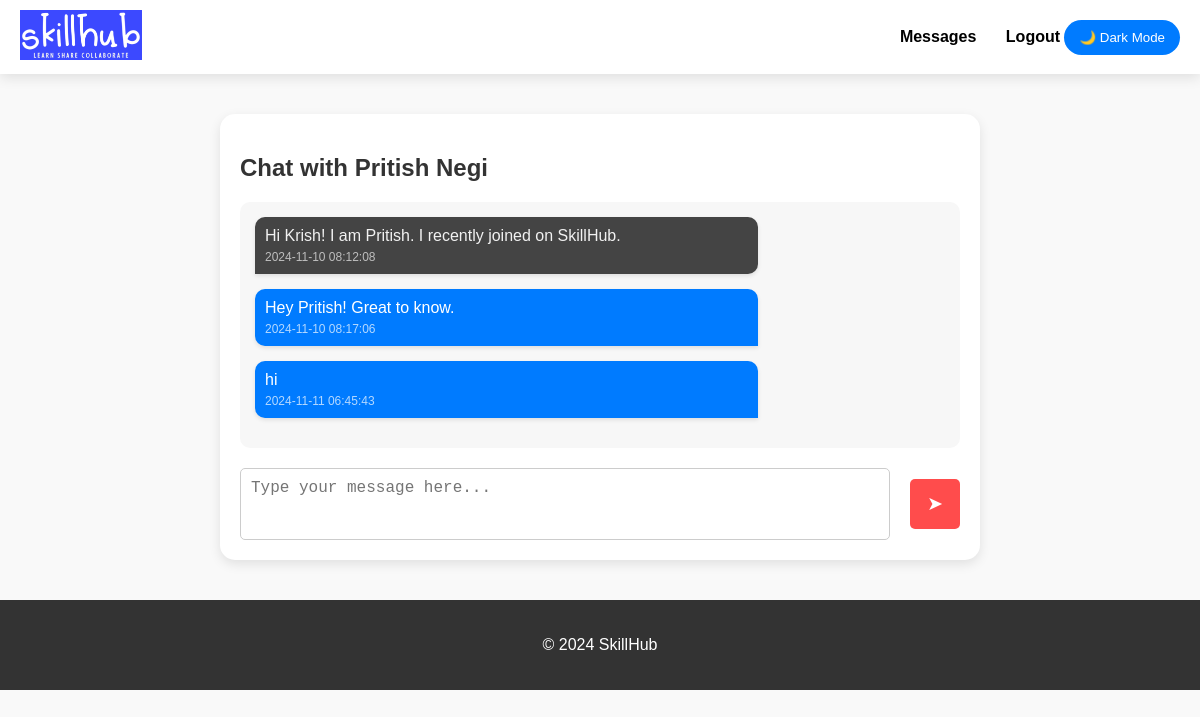
/chat.php?connection_id=14&name=Pritish+Negi (signed in), run on the app's committed database.
### tables this page shows
CREATE TABLE `messages` (
  `message_id` int(11) NOT NULL,
  `sender_id` int(11) DEFAULT NULL,
  `receiver_id` int(11) DEFAULT NULL,
  `content` text NOT NULL,
  `sent_at` timestamp NOT NULL DEFAULT current_timestamp()
);

### chat.php (the view, shortened to what this page needs)
<?php
include 'db.php';
$user_id = $_SESSION['user'] ?? null;
$connection_id = $_GET['connection_id'] ?? null;
$connection_name = $_GET['name'] ?? 'Contact';
$messages = [];
$sql = "SELECT sender_id, content, sent_at
        FROM messages
        WHERE (sender_id = ? AND receiver_id = ?) OR (sender_id = ? AND receiver_id = ?)
        ORDER BY sent_at ASC";
$stmt = $conn->prepare($sql);
$stmt->bind_param("iiii", $user_id, $connection_id, $connection_id, $user_id);
$stmt->execute();
$result = $stmt->get_result();
while ($row = $result->fetch_assoc()) {
    $messages[] = $row;
}
?>
<!DOCTYPE html>
<html lang="en">
<head>
</head>
<body>
<header>
    <div class="logo">
        <a href="dashboard.php">
            <img src="logo.png" alt="SkillHub Logo" class="logo-img">
        </a>
    </div>
    <nav>
        <a href="messages.php">Messages</a>
        <a href="logout.php">Logout</a>
        <button class="dark-mode-toggle" onclick="toggleDarkMode()">🌙 Dark Mode</button>
    </nav>
</header>
<main>
    <div class="chat-box">
        <h2>Chat with <?php echo htmlspecialchars($connection_name); ?></h2>
        <div class="messages">
            <?php foreach ($messages as $message): ?>
                <div class="message <?php echo $message['sender_id'] == $user_id ? 'sent' : 'received'; ?>">
                    <?php echo htmlspecialchars($message['content']); ?>
                    <div class="timestamp"><?php echo $message['sent_at']; ?></div>
                </div>
            <?php endforeach; ?>
        </div>
        <form class="send-message" method="POST">
            <textarea name="content" placeholder="Type your message here..." required></textarea>
            <button type="submit">&#10148;</button>
        </form>
    </div>
</main>
<footer>
<p>&copy; <?php echo date("Y"); ?> SkillHub</p>
</footer>
</body>
</html>

### chat.php (style rules this page uses)
body { font-family: 'Arial', sans-serif; margin: 0; padding: 0; background-color: #F9F9F9; color: #333; transition: background-color 0.3s, color 0.3s; }
header { display: flex; justify-content: space-between; align-items: center; padding: 10px 20px; background-color: #fff; box-shadow: 0 4px 12px rgba(0, 0, 0, 0.1); position: sticky; top: 0; z-index: 1000; transition: background-color 0.3s, color 0.3s; }
nav a { color: #000; text-decoration: none; margin-left: 25px; font-size: 16px; font-weight: bold; transition: color 0.3s; }
.logo img { height: 50px; }
.dark-mode-toggle { cursor: pointer; padding: 10px 15px; background-color: #007bff; color: #fff; border: none; border-radius: 25px; transition: background-color 0.3s; }
.chat-box { width: 60%; max-width: 800px; margin: 40px auto; background-color: #fff; border-radius: 15px; box-shadow: 0 4px 12px rgba(0, 0, 0, 0.1); padding: 20px; display: flex; flex-direction: column; transition: background-color 0.3s; }
.messages { flex-grow: 1; overflow-y: auto; padding: 15px; border-radius: 10px; background-color: #f7f7f7; margin-bottom: 20px; max-height: 400px; }
.message { margin-bottom: 15px; padding: 10px; border-radius: 10px; max-width: 70%; word-wrap: break-word; box-shadow: 0 2px 4px rgba(0, 0, 0, 0.1); position: relative; }
.message.sent { align-self: flex-end; background-color: #007bff; color: #fff; border-bottom-right-radius: 0; }
.message.received { align-self: flex-start; background-color: #444; color: #f1f1f1; border-bottom-left-radius: 0; }
.message .timestamp { font-size: 12px; opacity: 0.7; margin-top: 5px; }
.send-message { display: flex; align-items: center; gap: 10px; }
.send-message textarea { flex: 1; resize: none; padding: 10px; border-radius: 5px; border: 1px solid #ccc; font-size: 1rem; min-height: 50px; }
.send-message button { background-color: #ff4c4c; color: white; border: none; padding: 10px; border-radius: 5px; margin-left: 10px; cursor: pointer; font-size: 1.2rem; width: 50px; height: 50px; display: flex; align-items: center; justify-content: center; transition: background-color 0.3s ease; }
footer { text-align: center; padding: 20px; background-color: #333; color: white; margin-top: 40px; }

### data on the page
messages: content "Hi Krish! I am Pritish. I recently joined on SkillHub.", sent_at "2024-11-10 08:12:08"
messages: content "Hey Pritish! Great to know.", sent_at "2024-11-10 08:17:06"
messages: content "hi", sent_at "2024-11-11 06:45:43"

### other printed values
$connection_name "Pritish Negi"
